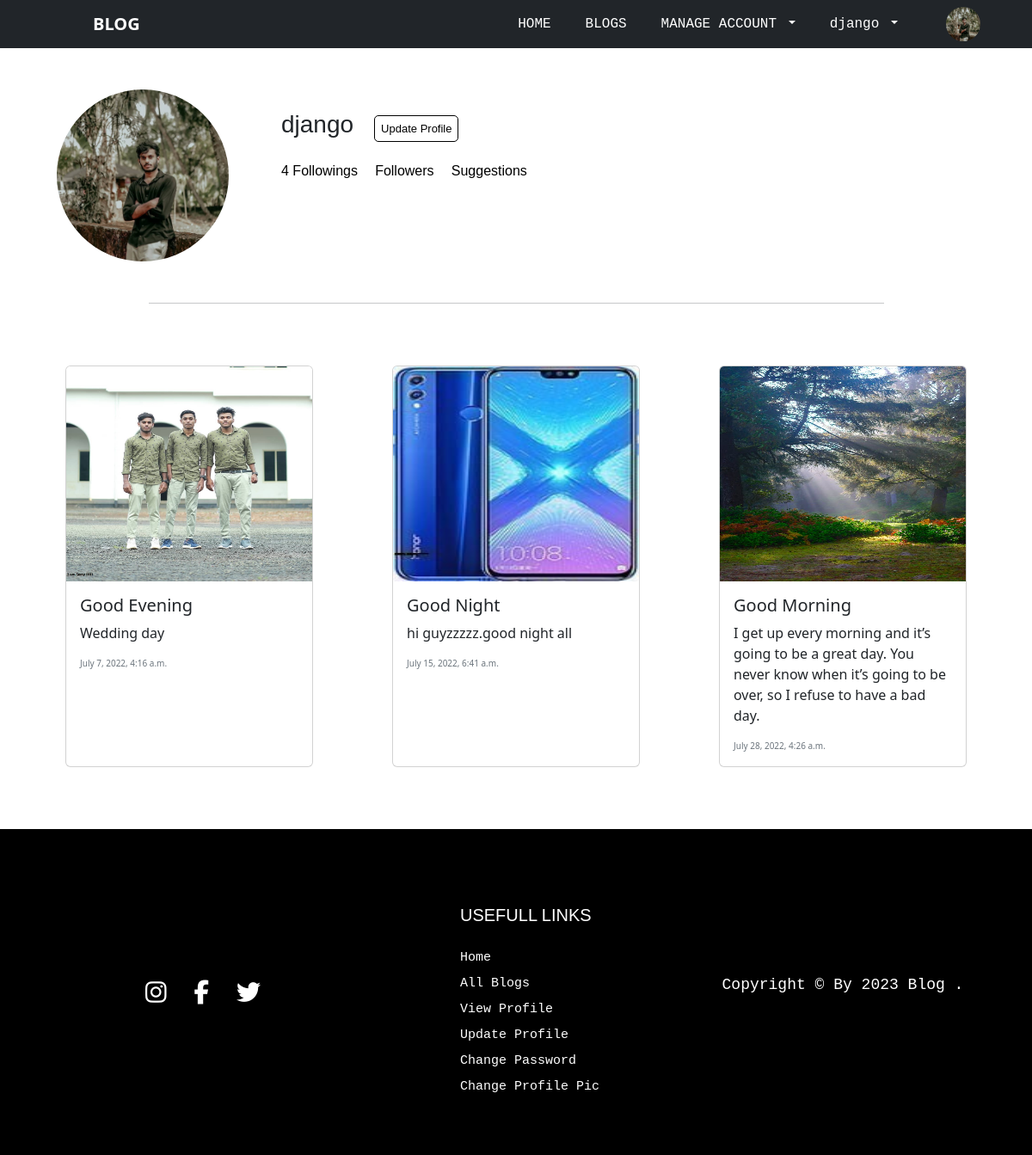
Page /blog/user/profiles (signed in) on the committed database.
### blogapp/models.py (models this page shows, shortened)
class UserProfile(models.Model):
    profile_pic = models.ImageField(upload_to="profilepics",null=True)
    bio = models.CharField(max_length=120)
    phone = models.CharField(max_length=125)
    date_of_birth = models.DateField(null=True)
    options = (
        ("male","male"),
        ("female","female"),
        ("other","other")
    )
    gender = models.CharField(max_length=20,choices=options,default="male")
    user = models.OneToOneField(User,on_delete=models.CASCADE,related_name="users")
    following = models.ManyToManyField(User,related_name="followings",blank=True)
    @property
    def fetch_followings(self):
        return self.following.all()
    @property
    def fetch_followings_count(self):
        return self.fetch_followings.count()
    @property
    def get_followers(self):
        all_user_profile = UserProfile.objects.all()
        my_follwers = []
        for profile in all_user_profile:
            if self.user in profile.fetch_followings:
                my_follwers.append(profile)
        return my_follwers
    @property
    def get_invitations(self):
        all_user_profile = UserProfile.objects.all().exclude(user=self.user)   # fetching all user profile object except current user
        user_list = [user_profile.user for user_profile in all_user_profile] # fetching all users
        my_following_list = [user for user in self.fetch_followings]        # fetching all my following list
        invitations = [user for user in user_list if user not in my_following_list]    # removing my following from my all users
        return invitations

class Blogs(models.Model):
    title = models.CharField(max_length=120)
    description = models.CharField(max_length=230)
    image = models.ImageField(upload_to="blogimages",null=True)
    author = models.ForeignKey(User,on_delete=models.CASCADE,related_name="authors")
    posted_date = models.DateTimeField(auto_now_add=True)
    liked_by = models.ManyToManyField(User)

### blogapp/views.py (the view)
# urls.py: path("user/profiles", views.ViewMyprofileView.as_view(), name="view-my-profile"),
class ViewMyprofileView(TemplateView):
    template_name = "viewprofile.html"
    def get_context_data(self,**kwargs):
        context=super().get_context_data(**kwargs)
        user_blogs = Blogs.objects.filter(author=self.request.user)
        context["blogs"]=user_blogs
        return context

### blogapp/templates/viewprofile.html (shortened to what this page needs)
{%extends 'base.html'%}
{%block body_block%}
<div class="container-md">
    <div class="row justify-content-center mt-5">
        <div class="col-lg-3 col-md-4 col-5">
            <div class="ps-lg-4">
                <img src="{{request.user.users.profile_pic.url}}" alt="profile picture" class="img-fluid" style="width:200px;
                    height:200px;
                    border-radius:50%;">
            </div>
        </div>
        <div class="col-lg-6 col-md-8 col-7 mt-4 ">
            <div>
                <h3 style="font-family: Georgia,sans-serif;">{{request.user}}<a href="{%url 'profile-update' request.user.users.id%}"
                                       class="card-link update-profile ms-4">Update profile</a></h3>
            </div>
            <div class="mt-4">
                <button type="button" class="button-outline me-sm-3"  data-bs-toggle="modal"
                        data-bs-target="#exampleModal">
                    <span>{{request.user.users.fetch_followings_count}}</span> followings
                </button>
                <button type="button" class="button-outline me-sm-3" data-bs-toggle="modal"
                        data-bs-target="#followers">
                    Followers
                </button>
                <button type="button" class="button-outline me-sm-3" data-bs-toggle="modal"
                        data-bs-target="#example-Modal">
                    Suggestions
                </button>
            </div>
        </div>
        <div class="col-lg-3 col-md-0"></div>
         <hr class="my-5 w-75 mx-5">
    </div>
    <div class="row">
        {%for blog in blogs%}
        <div class="col-sm-4 d-flex justify-content-center py-4">
            <div class="card" style="width: 18rem;">
                <img src="{{blog.image.url}}" class="card-img-top" alt="..." style="height: 250px">
                <div class="card-body">
                    <h5 class="card-title text-monospace text-capitalize">{{blog.title}}</h5>
                    <p class="card-text text-monospace">{{blog.description}}</p>
                    <p class="text-muted date-time">{{blog.posted_date}}</p>
                </div>
            </div>
        </div>
        {%endfor%}
    </div>
</div>
{%endblock%}

### blogapp/templates/base.html (shortened to what this page needs)
<!DOCTYPE html>
{%load static%}
<html lang="en">
<head>
    <link rel="stylesheet" href="{% static 'css/style.css' %}">
    <link href="https://cdn.jsdelivr.net/npm/bootstrap@5.2.0-beta1/dist/css/bootstrap.min.css" rel="stylesheet"
>
</head>
<body>
<nav class="navbar navbar-expand-lg bg-dark sticky-top">
    <div class="container-fluid">
        <a class="navbar-brand ps-md-5 ms-md-5 text-white" href="#">
            <b>BLOG</b>
        </a>
        <div class="collapse navbar-collapse" id="navbarNav">
            <ul class="navbar-nav ms-auto me-5">
                <li class="nav-item pe-4">
                    <a class="nav-link active text-uppercase font-monospace text-white" aria-current="page" href="{%url 'home'%}">Home</a>
                </li>
                <li class="nav-item pe-4">
                    <a class="nav-link text-uppercase font-monospace text-white" aria-current="page" href="{%url 'all-blogs'%}">blogs</a>
                </li>
                <li class="nav-item dropdown pe-4">
                    <a class="nav-link dropdown-toggle font-monospace text-uppercase text-white" href="#" id="navbar-Dropdown"
                       role="button"
                       data-bs-toggle="dropdown" aria-expanded="false">
                        manage account
                    </a>
                </li>
                <li class="nav-item dropdown pe-5">
                    <a class="nav-link dropdown-toggle font-monospace text-white" href="#" id="navbarDropdown" role="button"
                       data-bs-toggle="dropdown" aria-expanded="false">
                        {{request.user}}
                    </a>
                </li>
                <li>
                    {%if request.user.users.profile_pic%}
                    <a class="d-flex align-items-center hidden-arrow" href="{% url 'propic-update' request.user.users.id %}">
                        <img src="{{request.user.users.profile_pic.url}}" class="rounded-circle" height="40" alt="user profile picture" loading="lazy"/>
                    </a>
                    {%endif%}
                </li>
            </ul>
        </div>
    </div>
</nav>
<body>
<div>
    {% block body_block %}
    {% endblock %}
</div>
<footer style="background-color: #000000;" class="py-5 mt-5">
    <div class="container-md">
        <div class="row">
            <div class="col-md-4">
                      <ul class="connect-with">
                        <li class="fs-3 mx-3"><a href="https://www.instagram.com/" ><i class="fa-brands fa-instagram text-white"></i></a></li>
                        <li class="fs-3 mx-3"><a href="https://www.facebook.com/"><i class="fa-brands fa-facebook-f text-white"></i></a></li>
                        <li class="fs-3 mx-3"><a href="https://twitter.com/i/flow/login"><i class="fa-brands fa-twitter text-white"></i></a></li>
                    </ul>
            </div>
            <div class="col-md-4">
                <div class="usefull-links">
                    <ul style="list-style: none;">
                        <li>
                            <h5>usefull links</h5>
                        </li>
                        <li>
                            <a href="{%url 'home'%}">home</a>
                        </li>
                          <li>
                            <a href="{%url 'all-blogs'%}" >all blogs</a>
                        </li>
                        <li>
                            {%if request.user.users%}
                            <a href="{%url 'view-my-profile'%}" >View profile</a>
                            {%else%}
                            <a href="{%url 'add-profile'%}" >add profile</a>
                            {%endif%}
                        </li>
                         <li>
                            <a href="{%url 'profile-update' request.user.users.id%}" >update profile</a>
                        </li>
                        <li>
                            <a href="{%url 'password-change'%}" >change password</a>
                        </li>
                        <li>
                            {%if request.user.users.profile_pic%}
                            <a href="{% url 'propic-update' request.user.users.id %}">change profile pic</a>
                            {%endif%}
                        </li>
                    </ul>
                </div>
            </div>
            <div class="col-md-4">
                <div class="copyright">
                    <p>Copyright &copy; by 2023 blog .</p>
                </div>
            </div>
        </div>
    </div>
</footer>
</body>
</body>
</html>

### blogapp/static/css/style.css (style rules this page uses)
.update-profile { text-decoration: none; border: 1px solid black; padding: 7px; text-transform: capitalize; font-size: small; color: black; border-radius: 5px; }
.date-time { margin: 0; font-size: x-small; }
.usefull-links { display: flex; justify-content: center; margin-top: 40px; }
.usefull-links a { font-size: 15px; text-decoration: none; color: #ffffff; text-transform: capitalize; line-height: 1; font-family: Monospace; line-height: 2; }
.usefull-links h5 { color: #fff; text-transform: uppercase; padding-bottom: 15px; font-family: Georgia,sans-serif; }
.connect-with { list-style: none; display: flex; justify-content: center; margin-top: 120px; }
.copyright { display: flex; justify-content: center; margin-top: 120px; }
.copyright p { color: #fff; font-size: 18px; font-family: Monospace; text-transform: capitalize; }
.button-outline { padding: 0; border: none; background: none; text-transform: capitalize; font-family: Georgia,sans-serif; }

### rows in the picture
Blogs: image (picture), title "Good Evening", description "Wedding day", posted_date "July 7, 2022, 4:16 a.m."
Blogs: image (picture), title "Good Night", description "hi guyzzzzz.good night all", posted_date "July 15, 2022, 6:41 a.m."
Blogs: image (picture), title "Good Morning", description "I get up every morning and it’s going to be a great day. You never know when it’s going to be over, so I refuse to have a bad day.", posted_date "July 28, 2022, 4:26 a.m."

### other values in the picture
{{ request.user }} "django"
{{ request.user.users.fetch_followings_count }} "4"
